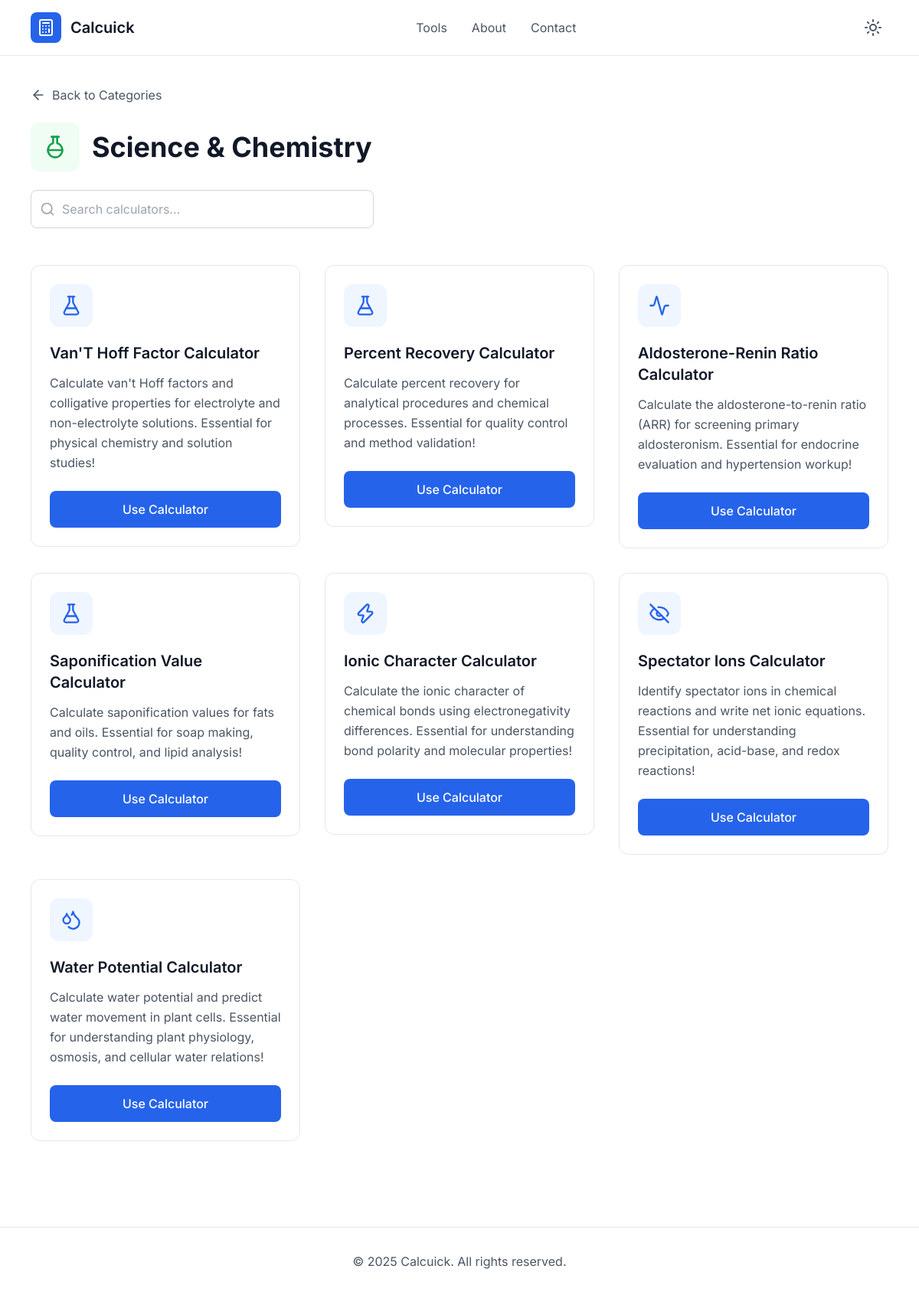
Screenshot of /category/science-chemistry/ with the database file from the repository.
### calculators/models.py (models this page shows, shortened)
class BaseModel(models.Model):
    created_at = models.DateTimeField(auto_now_add=True)
    updated_at = models.DateTimeField(auto_now=True)
    class Meta:
        abstract = True

class Category(BaseModel):
    name = models.CharField(max_length=100)
    icon = models.CharField(max_length=50, blank=True)
    slug = models.SlugField(unique=True, null=True, blank=True)
    description = models.TextField(blank=True)

class Calculator(BaseModel):
    category = models.ForeignKey(Category, on_delete=models.CASCADE, related_name='calculators')
    name = models.CharField(max_length=150)
    slug = models.SlugField(unique=True, blank=True)
    description = models.TextField(blank=True)
    template = models.CharField(max_length=150)
    icon = models.CharField(max_length=50, blank=True, null=True)

### calculators/views.py (the view)
# urls.py: path('category/<slug:slug>/', views.calculator_list, name='calculator_list'),
@cache_page(60 * 10)
def calculator_list(request, slug):
    category = get_object_or_404(Category, slug=slug)
    calculators = category.calculators.all()
    return render(request, 'calculators/calculator_list.html', {'category': category, 'calculators': calculators})

### calculators/templates/calculators/calculator_list.html (shortened to what this page needs)
{% extends 'base.html' %}
{% block body %}
    <main class="max-w-6xl mx-auto px-4 py-8">
        <div class="mb-6">
            <button onclick="window.history.back()" class="flex items-center space-x-2 text-gray-600 dark:text-gray-300 hover:text-gray-900 dark:hover:text-white transition-colors">
                <i data-lucide="arrow-left" class="w-5 h-5"></i>
                <span>Back to Categories</span>
            </button>
        </div>
        <div class="mb-12">
            <div class="flex items-center space-x-4 mb-6">
                <div class="w-16 h-16 bg-green-50 dark:bg-green-900/30 rounded-xl flex items-center justify-center">
                    <i data-lucide="{{category.icon}}" class="w-8 h-8 text-green-600 dark:text-green-400"></i>
                </div>
                <div>
                    <h1 class="text-3xl md:text-4xl font-bold text-gray-900 dark:text-white">{{ category.name }}</h1>
                </div>
            </div>
            <div class="max-w-md">
                <div class="relative">
                    <i data-lucide="search" class="absolute left-3 top-1/2 transform -translate-y-1/2 w-5 h-5 text-gray-400"></i>
                    <input type="text" id="search-input" placeholder="Search calculators..." class="w-full pl-10 pr-4 py-3 border border-gray-300 dark:border-gray-600 rounded-lg bg-white dark:bg-gray-800 text-gray-900 dark:text-white focus:outline-none focus:ring-2 focus:ring-blue-500 focus:border-transparent">
                </div>
            </div>
        </div>
        <div id="calculators-grid" class="grid grid-cols-1 md:grid-cols-2 lg:grid-cols-3 gap-8">
          {% for calculator in calculators %}
          <a href="{% url 'calculator_detail' calculator.slug %}">
            <div class="calculator-card bg-white dark:bg-gray-800 border border-gray-200 dark:border-gray-700 rounded-xl p-6 hover:shadow-lg hover:border-blue-300 dark:hover:border-blue-600 transition-all duration-300 group" data-name="loan calculator">
                <div class="w-14 h-14 bg-blue-50 dark:bg-blue-900/30 rounded-xl flex items-center justify-center mb-5 group-hover:bg-blue-100 dark:group-hover:bg-blue-900/50 transition-colors">
                    <i data-lucide="{{calculator.icon}}" class="w-7 h-7 text-blue-600 dark:text-blue-400"></i>
                </div>
                <h3 class="text-xl font-semibold text-gray-900 dark:text-white mb-3">{{calculator.name.title}}</h3>
                <p class="text-gray-600 dark:text-gray-300 mb-6 leading-relaxed">{{calculator.description}}</p>
                <button class="w-full bg-blue-600 hover:bg-blue-700 text-white py-3 rounded-lg font-medium transition-colors duration-200">
                    Use Calculator
                </button>
            </div>
          </a>
          {% endfor %}
        </div>
    </main>
{% endblock %}

### calculators/templates/base.html (style rules this page uses)
body { font-family: 'Inter', sans-serif; }

### rows the page displays
Category: name "Science & Chemistry"
Calculator: name "Van'T Hoff Factor Calculator", description "Calculate van't Hoff factors and colligative properties for electrolyte and non-electrolyte solutions. Essential for physical chemistry and solution studies!"
Calculator: name "Percent Recovery Calculator", description "Calculate percent recovery for analytical procedures and chemical processes. Essential for quality control and method validation!"
Calculator: name "Aldosterone-Renin Ratio Calculator", description "Calculate the aldosterone-to-renin ratio (ARR) for screening primary aldosteronism. Essential for endocrine evaluation and hypertension workup!"
Calculator: name "Saponification Value Calculator", description "Calculate saponification values for fats and oils. Essential for soap making, quality control, and lipid analysis!"
Calculator: name "Ionic Character Calculator", description "Calculate the ionic character of chemical bonds using electronegativity differences. Essential for understanding bond polarity and molecular properties!"
Calculator: name "Spectator Ions Calculator", description "Identify spectator ions in chemical reactions and write net ionic equations. Essential for understanding precipitation, acid-base, and redox reactions!"
Calculator: name "Water Potential Calculator", description "Calculate water potential and predict water movement in plant cells. Essential for understanding plant physiology, osmosis, and cellular water relations!"
